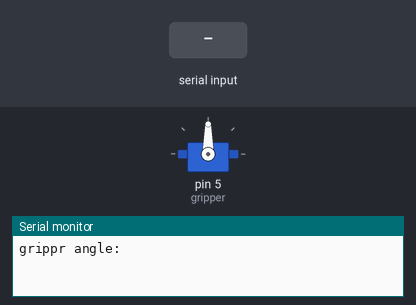
The sketch below on a simulated Arduino Uno, built with avr-gcc and run on an emulated ATmega328P. Shown: servo, the last lines printed to the serial monitor. Inputs (shaded band) come from the test bench.

Above: at 1.2 s.
1.3 s: "30,150\n" received over Serial
At 3.0 s:
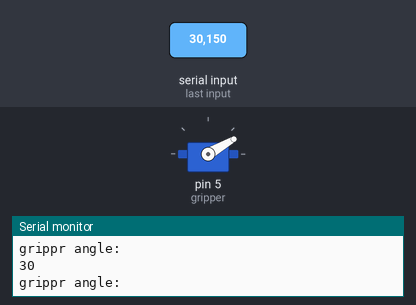
3.8 s: "0\n" received over Serial
At 5.9 s:
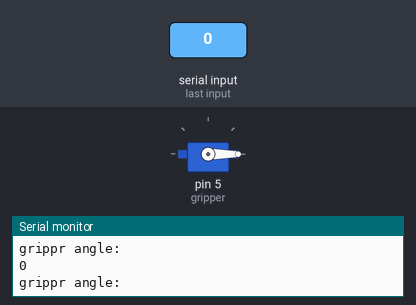
6.2 s: "200\n" received over Serial
At 7.9 s:
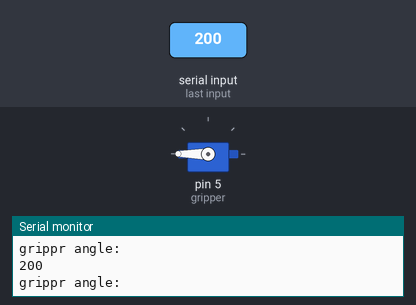
8.7 s: "90,45\n" received over Serial
At 11.0 s:
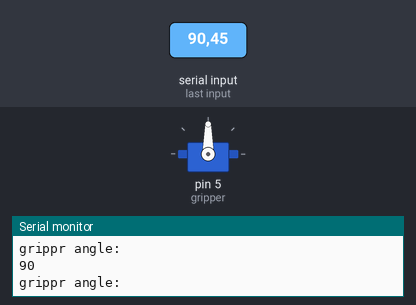
Timing chart, 0 to 12.1 s (numbered marks = the images above; inputs shaded):
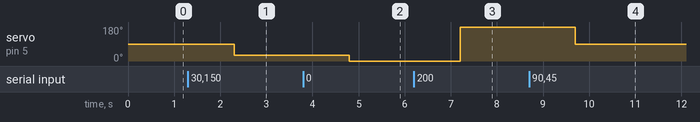

The sketch:

gripper_code.ino
```cpp
#include <Servo.h>
Servo gripper;

void setup() {
  gripper.attach(5);
  gripper.write(90);
  Serial.begin(115200);

}

void loop() {
    Serial.println("grippr angle:");
   while (Serial.available() == 0) {}
    String gripper_angle_str = Serial.readString();
    int    gripper_angle=gripper_angle_str.toInt();
    Serial.println(gripper_angle);
    gripper.write(gripper_angle);


}
```

Measured:
- after the input at 1.3 s, servo on pin 5 (gripper): 90° → 30° after 1.0 s
- after the input at 3.8 s, servo on pin 5 (gripper): 30° → 0° after 1.0 s
- after the input at 6.2 s, servo on pin 5 (gripper): 0° → 180° after 1.0 s
- after the input at 8.7 s, servo on pin 5 (gripper): 180° → 90° after 1.0 s
